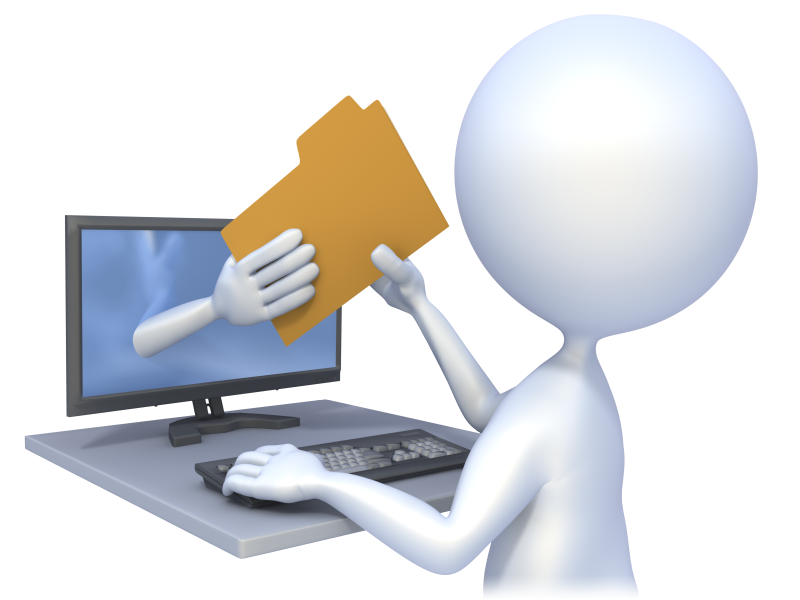
#> input picture Lab22/Lab22/a.png, 1600 x 1200 px (shown at 1/2 size)
$ python Lab22.py
#> lines starting #> are read from the running program, lines starting #| are printed output that depends on the picture
import numpy as np
from matplotlib import pyplot as plt
#이런거 비슷하게 시험문제 나올듯
mileposts = np.array([0,198,303,736,871,1175,1475,1544,1913,2448])
#new axis는 세로로 만드는 방법인듯?
distance_array = np.abs(mileposts - mileposts[:, np.newaxis])

#print(distance_array)

#x가 가로, y가 세로
x,y = np.arange(5), np.arange(5)[:, np.newaxis]
print(x)
print(y)

#x가 세로, y가 가로
x,y = np.ogrid[0:5,0:5]
print(x)
print(y)

#x가 세로숫자로5x5, y가 가로숫자로5x5
x,y = np.mgrid[0:5,0:5]
print(x)
print(y)

#5.5더하는것 각 위치에 대해서 덧셈
print(x+y)

distance = np.sqrt(x**2 + y**2)
print(distance)

plt.pcolor(distance)
plt.colorbar()
#plt.show()

a = np.array([[1,2,3],[4,5,6]])
#ravel 1차원으로 나옴
print(a.ravel())
print(a.T)
#traspost하고 ravel하면 순서가 다름
print(a.T.ravel())

#다시 원상복구할 수 있음
print(a.reshape((2,3)))

#newaxis개념에 대해 한번 봐야할듯
print(a[:,np.newaxis])
print(a[np.newaxis, :])

a = np.arange(4)
#사이즈가 늘어나서 뒤에 0이 채워짐
a.resize((8,))
print(a)

#일반 소팅
#axis가 행인가?
print(np.sort(a,axis=0))

a.sort(axis=0)
print(a)

#index로 소팅
print(np.argsort(a))
#index최고값
print(np.argmax(a))
#index최소값
print(np.argmin(a))

#1차 다항식이라 poly1d
#계수는 순서대로 입력
p = np.poly1d([3,2,-1])
#방정식에 x를 넣었을 때의 값
print(p(0))
#근
print(p.roots)

print(p.order)

#또는
#계수값이 거꾸로 간다.
p = np.polynomial.Polynomial([-1,2,3])


#x,y에 가장 걸맞는 3차식을 만든다.
x = np.linspace(0,1,20)
y = np.cos(x) + 0.3*np.random.rand(20)
p = np.poly1d(np.polyfit(x,y,3))
t = np.linspace(0,1,200)
plt.plot(x,y,'o',t,p(t),'-')
#지금 위에랑 겹쳐서 이렇게 나오는듯..
plt.show()
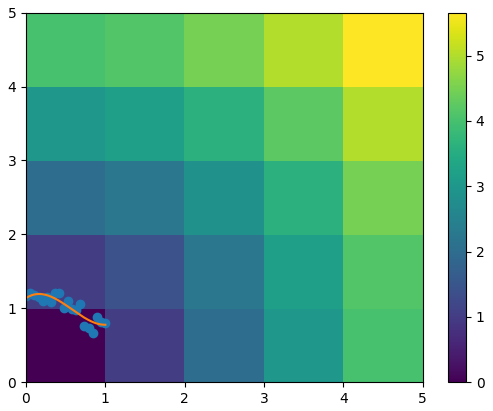
#> figure drawn by matplotlib, 2 panels; panel 1: curve peaks at x = 0.0526, y = 1.21; panel 1: curve peaks at x = 0.166, y = 1.19

x = np.linspace(-1,1,2000)
y = np.cos(x) + 0.3*np.random.rand(2000)
p = np.polynomial.Chebyshev.fit(x,y,90)
t = np.linspace(-1,1,200)
plt.plot(x,y,'r.')
plt.plot(t,p(t),'k-',lw=3)
plt.show()
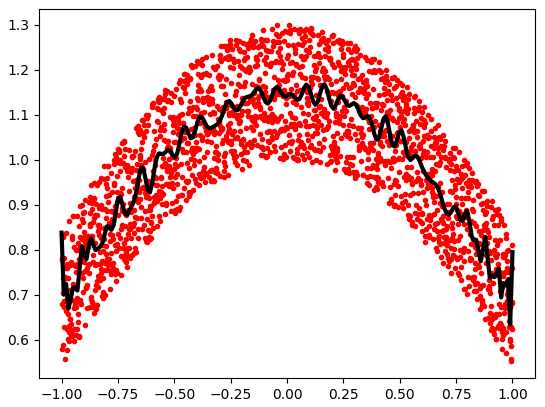
#> figure drawn by matplotlib, 1 panel; curve peaks at x = -0.0455, y = 1.3; curve peaks at x = 0.166, y = 1.17

img = plt.imread('a.png')
#> img is the input picture: shape (1200, 1600, 4) float32; mean R, G, B, A 0.354, 0.359, 0.37, 0.489
#x,y, RGB + Alpha
print(img.shape,img.dtype)
#| (1200, 1600, 4) float32
#x축으로는 어떻게 크기 조정함?
plt.imshow(img[100:500])
plt.show()
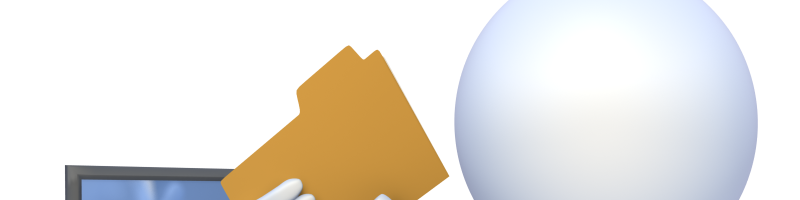
#> shown: shape (400, 1600, 4) float32 (shown at 1/2 size); mean R, G, B, A 0.429, 0.413, 0.387, 0.512; transparent parts drawn white
